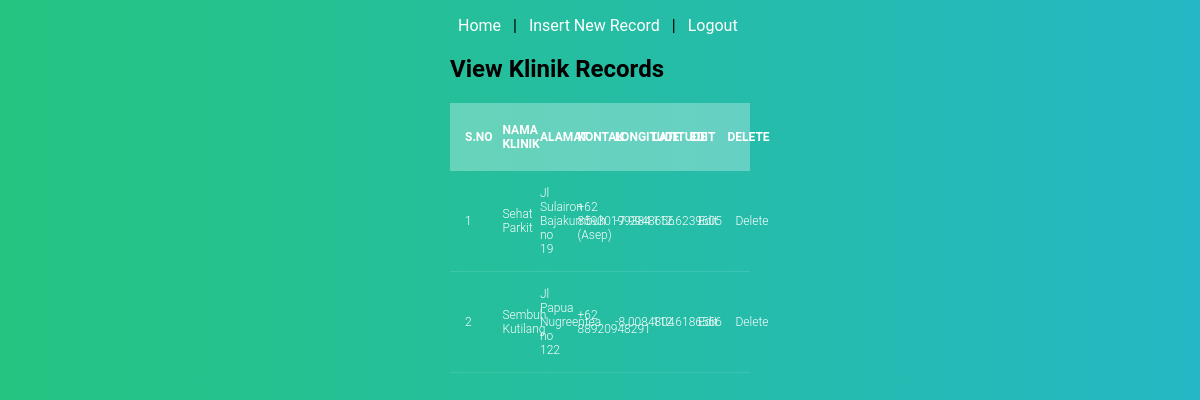
/super_admin/view_klinik.php (signed in), run on the app's committed database.
### tables this page shows
CREATE TABLE `klinik` (
  `id_klinik` int(11) NOT NULL,
  `nama_klinik` varchar(150) NOT NULL,
  `alamat_klinik` varchar(250) NOT NULL,
  `kontak_klinik` varchar(100) NOT NULL,
  `longitude` double NOT NULL,
  `latitude` double NOT NULL
);

### super_admin/view_klinik.php (the view, shortened to what this page needs)
<?php
require('../db.php');
?>
<!DOCTYPE html>
<html>
<head>
<link rel="stylesheet" href="css/style.css" />
<link rel="stylesheet" href="../css/table.css" />
</head>
<body>
<div class="form">
<p><a href="index.php">Home</a> | <a href="insert_klinik.php">Insert New Record</a> | <a href="logout.php">Logout</a></p>
<h2>View Klinik Records</h2>
<table width="100%"  style="border-collapse:collapse;">
<thead class="tbl-header">
<tr><th><strong>S.No</strong></th>
	<th><strong>Nama Klinik</strong></th>
	<th><strong>Alamat</strong></th>
	<th><strong>Kontak</strong></th>
	<th><strong>Longitude</strong></th>
	<th><strong>Latitude</strong></th>
	<th><strong>Edit</strong></th>
	<th><strong>Delete</strong></th>
</tr>
</thead>
<tbody>
<?php
$count=1;
$sel_query="SELECT * FROM `klinik` WHERE 1 ORDER BY nama_klinik asc;";
$result = mysqli_query($con,$sel_query);
while($row = mysqli_fetch_assoc($result)) { ?>
<tr><td align="center"><?php echo $count; ?></td>
	<td align="center"><?php echo $row["nama_klinik"]; ?></td>
	<td align="center"><?php echo $row["alamat_klinik"]; ?></td>
	<td align="center"><?php echo $row["kontak_klinik"]; ?></td>
	<td align="center"><?php echo $row["longitude"]; ?></td>
	<td align="center"><?php echo $row["latitude"]; ?></td>
	<td align="center"><a href="edit_klinik.php?id_klinik=<?php echo $row["id_klinik"]; ?>">Edit</a></td>
	<td align="center"><a href="delete_klinik.php?id_klinik=<?php echo $row["id_klinik"]; ?>">Delete</a></td>
</tr>
<?php $count++; } ?>
</tbody>
</table>
</div>
</body>
</html>

### super_admin/css/style.css (style rules this page uses)
body { font-family:Arial, Sans-Serif; }
a { color:#0067ab; text-decoration:none; }
.form { width: 300px; margin: 0 auto; }

### css/table.css (style rules this page uses)
a { text-decoration:none; color: white; padding: 4px 8px; border-radius: 10px; }
table { width:100%; table-layout: fixed; }
.tbl-header { background-color: rgba(255,255,255,0.3); }
th { padding: 20px 15px; text-align: left; font-weight: 500; font-size: 12px; color: #fff; text-transform: uppercase; }
td { padding: 15px; text-align: left; vertical-align:middle; font-weight: 300; font-size: 12px; color: #fff; border-bottom: solid 1px rgba(255,255,255,0.1); }
body { background: -webkit-linear-gradient(left, #25c481, #25b7c4); background: linear-gradient(to right, #25c481, #25b7c4); font-family: 'Roboto', sans-serif; }

### data on the page
klinik: nama_klinik "Sehat Parkit", alamat_klinik "Jl Sulairon Bajakumbuh no 19", kontak_klinik "+62 85930199384 (Asep)", longitude "-7.9948656", latitude "112.6239605"
klinik: nama_klinik "Sembuh Kutilang", alamat_klinik "Jl Papua Nugreentea no 122", kontak_klinik "+62 88920948291", longitude "-8.0084804", latitude "112.6186566"
